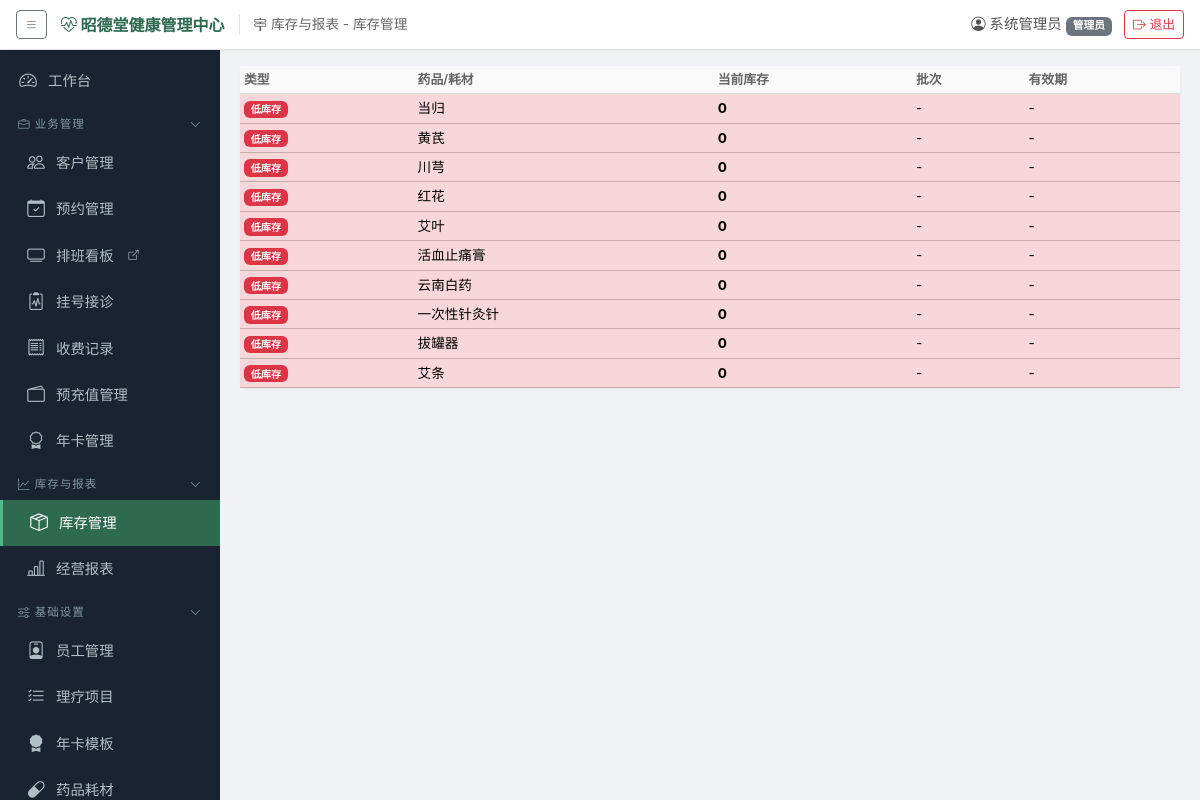
Screenshot of /inventory/alerts (signed in) with the database file from the repository.
### models.py (models this page shows, shortened)
class SystemConfig(db.Model):
    __tablename__ = 'system_configs'
    id = db.Column(db.Integer, primary_key=True)
    key = db.Column(db.String(100), unique=True, nullable=False)
    value = db.Column(db.String(500))
    description = db.Column(db.String(200))

class User(UserMixin, db.Model):
    __tablename__ = 'users'
    id = db.Column(db.Integer, primary_key=True)
    username = db.Column(db.String(50), unique=True, nullable=False)
    password_hash = db.Column(db.String(256), nullable=False)
    display_name = db.Column(db.String(50), nullable=False)
    role = db.Column(db.String(20), nullable=False, default='前台')  # 管理员/前台/理疗师/库管
    is_active_user = db.Column(db.Boolean, default=True)
    created_at = db.Column(db.DateTime, default=datetime.now)

class Medicine(db.Model):
    __tablename__ = 'medicines'
    id = db.Column(db.Integer, primary_key=True)
    name = db.Column(db.String(100), nullable=False)
    spec = db.Column(db.String(50))  # 规格
    unit = db.Column(db.String(20))  # 单位
    retail_price = db.Column(db.Numeric(10, 2), default=0)
    cost_price = db.Column(db.Numeric(10, 2), default=0)  # 采购成本价
    alert_threshold = db.Column(db.Integer, default=10)
    category = db.Column(db.String(50))  # 中药饮片/中成药/耗材
    is_active = db.Column(db.Boolean, default=True)
    is_deleted = db.Column(db.Boolean, default=False)  # 软删除
    inventory_ledgers = db.relationship('InventoryLedger', backref='medicine', lazy='dynamic')

### app.py (the view)
@app.route('/inventory/alerts')
@login_required
def inventory_alerts():
    alerts = _get_inventory_alerts_detail()
    return render_template('inventory_alerts.html', alerts=alerts)

### app.py (called while the page is built)
@login_manager.user_loader
def load_user(user_id):
    return db.session.get(User, int(user_id))

def _generate_csrf_token():
    if '_csrf_token' not in session:
        session['_csrf_token'] = secrets.token_hex(16)
    return session['_csrf_token']

def _batch_stock_query(medicine_ids):
    if not medicine_ids:
        return {}
    rows = db.session.query(
        InventoryLedger.medicine_id,
        db.func.coalesce(db.func.sum(InventoryLedger.current_qty), 0)
    ).filter(InventoryLedger.medicine_id.in_(medicine_ids)
    ).group_by(InventoryLedger.medicine_id).all()
    return {mid: qty for mid, qty in rows}

### templates/inventory_alerts.html (shortened to what this page needs)
{% extends "base.html" %}
{% block content %}
<div class="card"><div class="card-body p-0">
<div class="table-responsive"><table class="table table-sm table-hover mb-0">
    <thead><tr><th>类型</th><th>药品/耗材</th><th>当前库存</th><th>批次</th><th>有效期</th></tr></thead>
    <tbody>
    {% for a in alerts %}
    <tr class="{{ 'table-danger' if a.type == '低库存' else 'table-warning' }}">
        <td><span class="badge bg-{{ 'danger' if a.type=='低库存' else 'warning' }}">{{ a.type }}</span></td>
        <td>{{ a.medicine.name }}</td>
        <td class="fw-bold">{{ a.stock }}</td>
        <td>{{ a.batch or '-' }}</td>
        <td>{{ a.expiry or '-' }}</td>
    </tr>
    {% endfor %}
    </tbody>
</table></div></div></div>
{% endblock %}

### templates/base.html (shortened to what this page needs)
<!DOCTYPE html>
<html lang="zh-CN">
<head>
    <link href="{{ url_for('static', filename='vendor/bootstrap.min.css') }}" rel="stylesheet">
    <link href="{{ url_for('static', filename='vendor/bootstrap-icons.min.css') }}" rel="stylesheet">
    <link href="{{ url_for('static', filename='css/style.css') }}" rel="stylesheet">
</head>
<body>
{% if current_user.is_authenticated %}
<header class="global-topbar">
    <div class="topbar-left">
        <button class="btn btn-sm btn-outline-secondary" id="sidebarToggle" title="展开/收起导航">
            <i class="bi bi-list"></i>
        </button>
        <span class="site-title" title="可在 系统管理→系统配置 中修改系统名称">
            <i class="bi bi-heart-pulse"></i> {{ site_title }}
        </span>
        <span class="nav-path" id="navPath"> {% block page_title %}{% endblock %}</span>
    </div>
    <div class="topbar-right">
        <span class="user-info"><i class="bi bi-person-circle"></i> {{ current_user.display_name }}
            <small class="badge bg-secondary">{{ current_user.role }}</small></span>
        <a href="{{ url_for('logout') }}" class="btn btn-sm btn-outline-danger"><i class="bi bi-box-arrow-right"></i> 退出</a>
    </div>
</header>
<div class="d-flex" id="wrapper">
    <div class="sidebar" id="sidebar">
        <nav class="sidebar-nav">
            <a href="{{ url_for('dashboard') }}" class="nav-link {% if request.endpoint == 'dashboard' %}active{% endif %}">
                <i class="bi bi-speedometer2"></i> 工作台
            </a>
            <div class="nav-group" data-group="biz">
                <div class="nav-group-header"><span><i class="bi bi-briefcase"></i> 业务管理</span><i class="bi bi-chevron-down group-arrow"></i></div>
                <div class="nav-group-body">
                    <a href="{{ url_for('customers') }}" class="nav-link {% if request.endpoint and 'customer' in request.endpoint %}active{% endif %}">
                        <i class="bi bi-people"></i> 客户管理
                    </a>
                    <a href="{{ url_for('appointments') }}" class="nav-link {% if request.endpoint and 'appointment' in request.endpoint %}active{% endif %}">
                        <i class="bi bi-calendar-check"></i> 预约管理
                    </a>
                    {% if board_token %}
                    <a href="{{ url_for('board_schedule', token=board_token) }}" target="_blank" class="nav-link" title="在新窗口打开排班看板（可投屏展示）">
                        <i class="bi bi-tv"></i> 排班看板 <i class="bi bi-box-arrow-up-right" style="font-size:0.7em"></i>
                    </a>
                    {% endif %}
                    <a href="{{ url_for('registrations') }}" class="nav-link {% if request.endpoint and ('registration' in request.endpoint or 'medical' in request.endpoint or 'charge_register' in request.endpoint) %}active{% endif %}">
                        <i class="bi bi-clipboard2-pulse"></i> 挂号接诊
                    </a>
                    <a href="{{ url_for('charges') }}" class="nav-link {% if request.endpoint and 'charges' in request.endpoint %}active{% endif %}">
                        <i class="bi bi-receipt"></i> 收费记录
                    </a>
                    <a href="{{ url_for('prepaid') }}" class="nav-link {% if request.endpoint and 'prepaid' in request.endpoint %}active{% endif %}">
                        <i class="bi bi-wallet2"></i> 预充值管理
                    </a>
                    <a href="{{ url_for('annual_cards') }}" class="nav-link {% if request.endpoint and 'annual_card' in request.endpoint %}active{% endif %}">
                        <i class="bi bi-award"></i> 年卡管理
                    </a>
                </div>
            </div>
            <div class="nav-group" data-group="stock">
                <div class="nav-group-header"><span><i class="bi bi-graph-up"></i> 库存与报表</span><i class="bi bi-chevron-down group-arrow"></i></div>
                <div class="nav-group-body">
                    <a href="{{ url_for('inventory') }}" class="nav-link {% if request.endpoint and 'inventory' in request.endpoint %}active{% endif %}">
                        <i class="bi bi-box-seam"></i> 库存管理
                    </a>
                    <a href="{{ url_for('reports') }}" class="nav-link {% if request.endpoint and 'report' in request.endpoint %}active{% endif %}">
                        <i class="bi bi-bar-chart-line"></i> 经营报表
                    </a>
                </div>
            </div>
            {% if current_user.role == '管理员' or current_user.role == '库管' %}
            <div class="nav-group" data-group="settings">
                <div class="nav-group-header"><span><i class="bi bi-sliders"></i> 基础设置</span><i class="bi bi-chevron-down group-arrow"></i></div>
                <div class="nav-group-body">
                    {% if current_user.role == '管理员' %}
                    <a href="{{ url_for('settings_employees') }}" class="nav-link {% if request.endpoint and 'settings_employees' in request.endpoint %}active{% endif %}">
                        <i class="bi bi-person-badge"></i> 员工管理
                    </a>
                    <a href="{{ url_for('settings_items') }}" class="nav-link {% if request.endpoint and 'settings_items' in request.endpoint %}active{% endif %}">
                        <i class="bi bi-list-check"></i> 理疗项目
                    </a>
                    <a href="{{ url_for('settings_annual_card_templates') }}" class="nav-link {% if request.endpoint and 'annual_card_template' in request.endpoint %}active{% endif %}">
                        <i class="bi bi-award-fill"></i> 年卡模板
                    </a>
                    {% endif %}
                    {% if current_user.role in ['管理员', '库管'] %}
                    <a href="{{ url_for('settings_medicines') }}" class="nav-link {% if request.endpoint and 'settings_medicines' in request.endpoint %}active{% endif %}">
                        <i class="bi bi-capsule"></i> 药品耗材
                    </a>
                    {% endif %}
                </div>
            </div>
            {% endif %}
        </nav>
    </div>
    <div class="main-content">
        <div class="content-area">
            {% block content %}{% endblock %}
        </div>
    </div>
</div>
{% else %}
{% block auth_content %}{% endblock %}
{% endif %}
</body>
</html>

### static/css/style.css (style rules this page uses)
:root { --sidebar-width: 220px; --sidebar-bg: #1a2332; --sidebar-active: #2d6a4f; --topbar-height: 50px; }
* { box-sizing: border-box; }
body { font-family: -apple-system, BlinkMacSystemFont, "Segoe UI", "PingFang SC", "Hiragino Sans GB", "Microsoft YaHei", sans-serif; background: #f0f2f5; margin: 0; overflow-x: hidden; }
.global-topbar { height: var(--topbar-height); background: #fff; border-bottom: 1px solid #e0e0e0; display: flex; align-items: center; justify-content: space-between; padding: 0 16px; position: fixed; top: 0; left: 0; right: 0; z-index: 200; box-shadow: 0 1px 3px rgba(0,0,0,0.05); }
.topbar-left { display: flex; align-items: center; gap: 14px; min-width: 0; }
.topbar-left .site-title { font-weight: 700; font-size: 1rem; color: #2d6a4f; white-space: nowrap; max-width: 320px; overflow: hidden; text-overflow: ellipsis; }
.topbar-left .nav-path { color: #666; font-size: 0.85rem; border-left: 1px solid #e0e0e0; padding-left: 14px; white-space: nowrap; overflow: hidden; text-overflow: ellipsis; }
.topbar-right { display: flex; align-items: center; gap: 12px; flex-shrink: 0; }
.topbar-right .user-info { color: #555; font-size: 0.9rem; white-space: nowrap; }
.sidebar { width: var(--sidebar-width); background: var(--sidebar-bg); color: #ccc; position: fixed; left: 0; top: var(--topbar-height); bottom: 0; z-index: 100; transition: width 0.3s; overflow-y: auto; overflow-x: hidden; }
.sidebar-nav { padding: 8px 0 20px; }
.sidebar-nav .nav-link { display: flex; align-items: center; gap: 10px; padding: 10px 18px; color: #b0bec5; text-decoration: none; font-size: 0.9rem; transition: all 0.2s; white-space: nowrap; }
.sidebar-nav .nav-link.active { background: var(--sidebar-active); color: #fff; border-left: 3px solid #52b788; }
.sidebar-nav .nav-link i { font-size: 1.1rem; width: 20px; text-align: center; }
.nav-group-header { display: flex; align-items: center; justify-content: space-between; padding: 12px 18px 6px; font-size: 0.72rem; text-transform: uppercase; letter-spacing: 1px; color: #7f97a3; cursor: pointer; user-select: none; }
.nav-group-header .group-arrow { font-size: 0.7rem; transition: transform 0.2s; }
.nav-group-body .nav-link { padding-left: 26px; }
.main-content { margin-left: var(--sidebar-width); padding-top: var(--topbar-height); min-height: 100vh; width: calc(100% - var(--sidebar-width)); transition: margin-left 0.3s, width 0.3s; }
.content-area { padding: 16px 20px; width: 100%; }
.content-area .card { width: 100%; }
.content-area .table { width: 100%; margin-bottom: 0.5rem; }
.content-area .table-responsive { max-height: calc(100vh - 220px); overflow: auto; }
.card { border: none; border-radius: 8px; box-shadow: 0 1px 3px rgba(0,0,0,0.06); }
.table th { font-weight: 600; font-size: 0.8rem; color: #666; background: #fafafa; border-bottom-width: 1px; }
.table td { font-size: 0.85rem; vertical-align: middle; }
.btn-sm { font-size: 0.8rem; }

### rows the page displays
SystemConfig: value "昭德堂健康管理中心"
User: display_name "系统管理员", role "管理员"
Medicine: medicine.name "当归"
Medicine: medicine.name "黄芪"
Medicine: medicine.name "川芎"
Medicine: medicine.name "红花"
Medicine: medicine.name "艾叶"
Medicine: medicine.name "活血止痛膏"
Medicine: medicine.name "云南白药"
Medicine: medicine.name "一次性针灸针"
Medicine: medicine.name "拔罐器"
Medicine: medicine.name "艾条"

### other values shown
{{ a.type }} "低库存" "低库存" "低库存" "低库存" "低库存" "低库存" "低库存" "低库存" "低库存" "低库存"
{{ a.stock }} "0" "0" "0" "0" "0" "0" "0" "0" "0" "0"
{{ a.batch or '-' }} "-" "-" "-" "-" "-" "-" "-" "-" "-" "-"
{{ a.expiry or '-' }} "-" "-" "-" "-" "-" "-" "-" "-" "-" "-"
